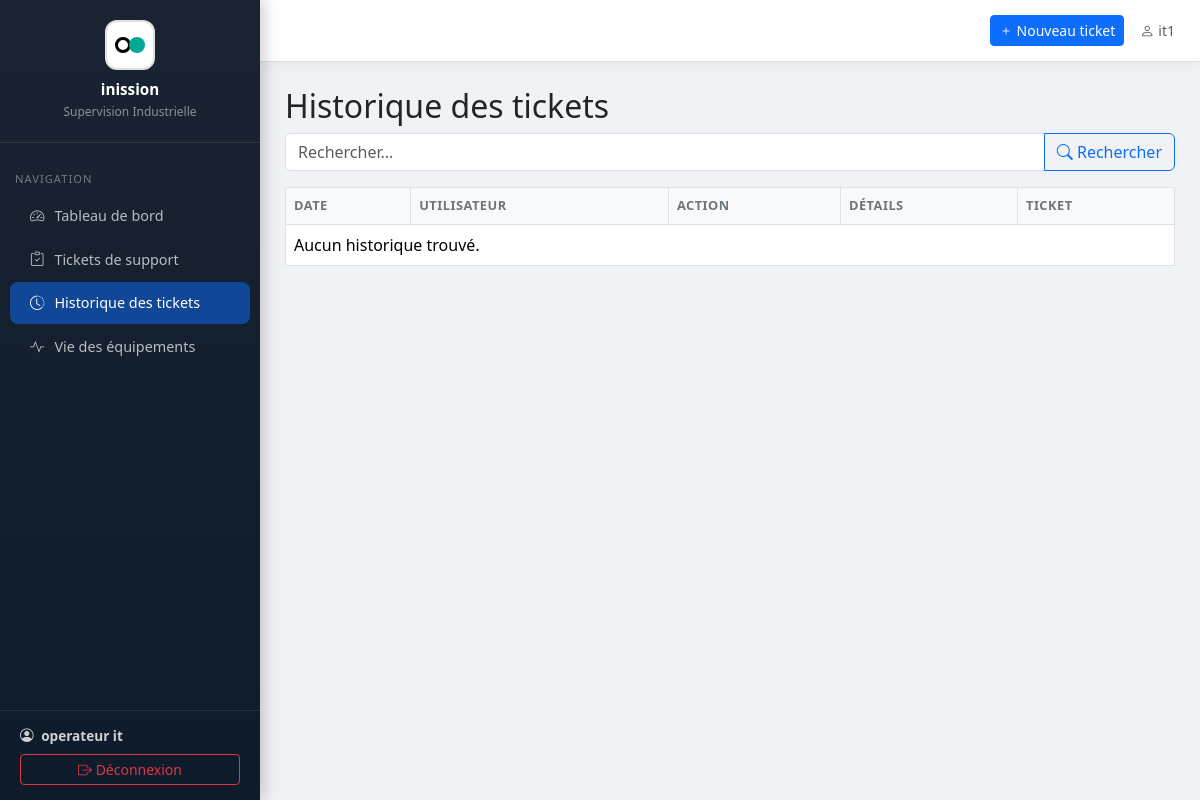
Before: /tickets/historique/ (signed in) with the older database file.
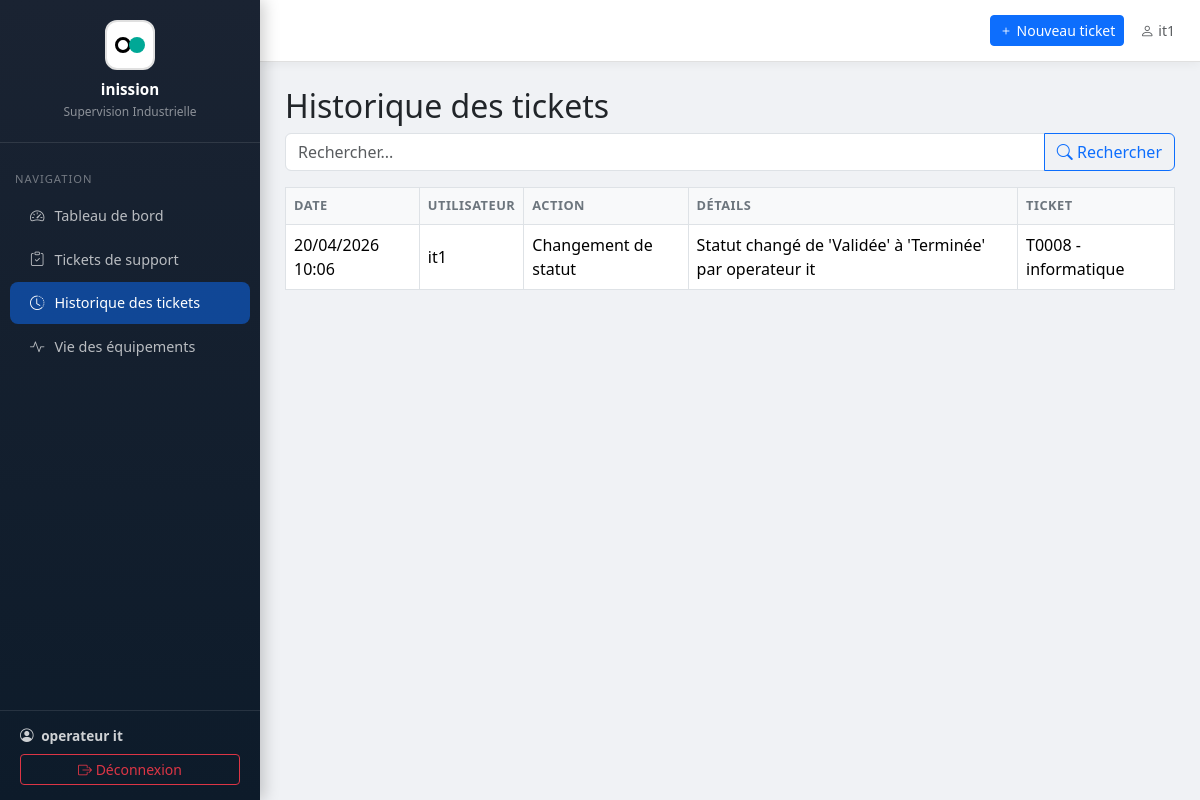
After: the same page with the newer database file.
### tickets/models.py (models this page shows, shortened)
class TicketHistory(models.Model):
    ticket = models.ForeignKey('TicketSupport', on_delete=models.CASCADE, related_name='histories')
    user = models.ForeignKey(User, on_delete=models.SET_NULL, null=True, blank=True)
    action = models.CharField(max_length=255)
    details = models.TextField(blank=True)
    date = models.DateTimeField(default=timezone.now)
    class Meta:
        ordering = ['-date']

class TicketSupport(models.Model):
    titre = models.CharField(max_length=200, verbose_name="Titre du ticket", default="Sans titre")
    CATEGORIE_CHOICES = [
        ('industrielle', 'Industrielle'),
        ('informatique', 'Informatique'),
    ]
    categorie = models.CharField(max_length=30, choices=CATEGORIE_CHOICES, verbose_name="Catégorie", default='industrielle')
    type_panne = models.CharField(max_length=100, verbose_name="Type de panne", default="Non renseigné")
    PRIORITE_CHOICES = [
        ('basse', 'Basse'),
        ('moyenne', 'Moyenne'),
        ('haute', 'Haute'),
    ]
    priorite = models.CharField(max_length=10, choices=PRIORITE_CHOICES, verbose_name="Priorité", default='moyenne')
    """Modèle pour les tickets de support"""
    NATURE_ANOMALIE_CHOICES = [
        ('mecanique', 'Mécanique'),
        ('electrique', 'Électrique'),
        ('hydraulique', 'Hydraulique'),
        ('pneumatique', 'Pneumatique'),
        ('informatique', 'Informatique'),
        ('autre', 'Autre'),
    ]
    STATUT_CHOICES = [
        ('en_attente', 'En attente'),
        ('validee', 'Validée'),
        ('en_cours', 'En cours'),
        ('terminee', 'Terminée'),
        ('annulee', 'Annulée'),
    ]
    numero_ticket = models.CharField(max_length=50, unique=True, verbose_name="N° de ticket")
    service_support = models.CharField(max_length=200, verbose_name="Service support")
    demandeur = models.CharField(max_length=200, verbose_name="Nom du demandeur")
    machine = models.ForeignKey(Machine, on_delete=models.CASCADE, verbose_name="Machine concernée")
    code_machine = models.CharField(max_length=100, verbose_name="Code machine")
    date_ticket = models.DateField(verbose_name="Date du ticket")
    heure_ticket = models.TimeField(verbose_name="Heure du ticket")
    delai_souhaite = models.DateField(null=True, blank=True, verbose_name="Délai souhaité")
    type_support = models.BooleanField(default=False, verbose_name="Curative (décocher) / Préventive (cocher)")
    description_probleme = models.TextField(verbose_name="Description du problème")
    nature_probleme = models.CharField(max_length=20, choices=NATURE_ANOMALIE_CHOICES, verbose_name="Nature du problème")
    visa_demandeur = models.CharField(max_length=200, blank=True, verbose_name="Visa du demandeur")
    statut = models.CharField(max_length=20, choices=STATUT_CHOICES, default='en_attente', verbose_name="Statut")
    date_creation = models.DateTimeField(auto_now_add=True, verbose_name="Date de création")
    date_modification = models.DateTimeField(auto_now=True, verbose_name="Dernière modification")
    class Meta:
        verbose_name = "Ticket de support"
        verbose_name_plural = "Tickets de support"
        ordering = ['-date_creation']
    def __str__(self):
        return f"{self.numero_ticket} - {self.machine.nom}"

class Machine(models.Model):
    nom = models.CharField(max_length=200, verbose_name="Nom de la machine")
    reference = models.CharField(max_length=100, unique=True, verbose_name="Référence")
    localisation = models.CharField(max_length=200, verbose_name="Localisation / Zone")
    description = models.TextField(blank=True, verbose_name="Description")
    actif = models.BooleanField(default=True, verbose_name="Active")
    date_installation = models.DateField(null=True, blank=True, verbose_name="Date d'installation")
    department = models.ForeignKey('Department', on_delete=models.SET_NULL, null=True, blank=True, verbose_name="Département associé")
    operator = models.ForeignKey('OperatorProfile', on_delete=models.SET_NULL, null=True, blank=True, verbose_name="Opérateur assigné")
    class Meta:
        verbose_name = "Machine"
        verbose_name_plural = "Machines"
        ordering = ['nom']

### tickets/views_ticket_history.py (the view, shortened to what this page needs)
# urls.py: path('tickets/historique/', ticket_history_list, name='ticket_history_list'),
@login_required
def ticket_history_list(request):
    query = request.GET.get('q', '').strip()
    histories = TicketHistory.objects.select_related('ticket', 'user').all()
    user = request.user
    if hasattr(user, 'operatorprofile') and user.operatorprofile.role == 'operateur':
        machines_ids = user.operatorprofile.machines.values_list('id', flat=True)
        histories = histories.filter(ticket__machine__id__in=machines_ids)
    return render(request, 'tickets/ticket_history_list.html', {'histories': histories, 'query': query})

### tickets/templatetags/permissions.py (called while the page is built)
@register.filter
def is_admin_or_supervisor(user):
    if user.is_superuser or user.is_staff:
        return True
    profile = getattr(user, 'operatorprofile', None)
    return profile and profile.role == 'superviseur'

### tickets/templates/tickets/ticket_history_list.html
{% extends 'tickets/base.html' %}
{% block content %}
<h2>Historique des tickets</h2>
<form method="get" class="mb-3" autocomplete="off">
    <div class="input-group">
        <input type="text" name="q" class="form-control" placeholder="Rechercher..." value="{{ query|default:'' }}">
        <button class="btn btn-outline-primary" type="submit"><i class="bi bi-search"></i> Rechercher</button>
    </div>
</form>
<table class="table table-bordered">
    <thead>
        <tr>
            <th>Date</th>
            <th>Utilisateur</th>
            <th>Action</th>
            <th>Détails</th>
            <th>Ticket</th>
        </tr>
    </thead>
    <tbody>
        {% for h in histories %}
        <tr>
            <td>{{ h.date|date:'d/m/Y H:i' }}</td>
            <td>{{ h.user }}</td>
            <td>{{ h.action }}</td>
            <td>{{ h.details }}</td>
            <td>{{ h.ticket }}</td>
        </tr>
        {% empty %}
        <tr><td colspan="5">Aucun historique trouvé.</td></tr>
        {% endfor %}
    </tbody>
</table>
{% endblock %}

Changed rows visible on the page:
added TicketHistory: date "20/04/2026 10:06", user "it1", action "Changement de statut", details "Statut changé de 'Validée' à 'Terminée' par operateur it", ticket "T0008 - informatique"
Other visible differences:
text no longer shown: "Aucun historique trouvé."
